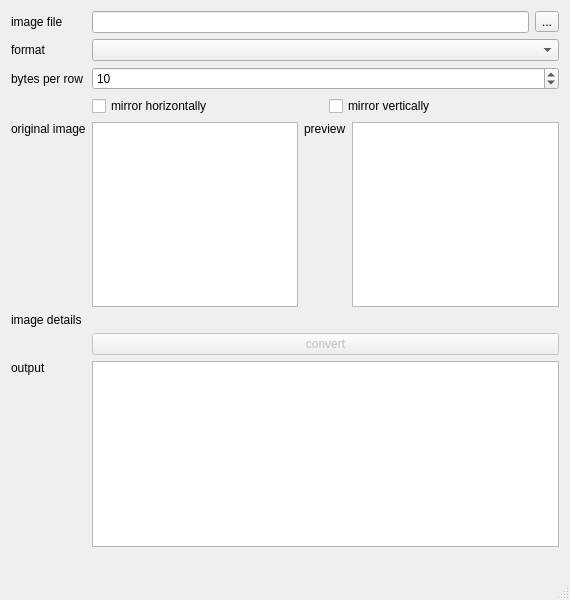
<?xml version="1.0" encoding="UTF-8"?>
<ui version="4.0">
 <class>MainWindow</class>
 <widget class="QMainWindow" name="MainWindow">
  <property name="geometry">
   <rect>
    <x>0</x>
    <y>0</y>
    <width>570</width>
    <height>600</height>
   </rect>
  </property>
  <property name="minimumSize">
   <size>
    <width>570</width>
    <height>600</height>
   </size>
  </property>
  <property name="maximumSize">
   <size>
    <width>570</width>
    <height>600</height>
   </size>
  </property>
  <property name="windowTitle">
   <string>image to c-code converter</string>
  </property>
  <widget class="QWidget" name="centralWidget">
   <layout class="QVBoxLayout" name="verticalLayout_3">
    <item>
     <layout class="QFormLayout" name="formLayout">
      <item row="0" column="0">
       <widget class="QLabel" name="label">
        <property name="text">
         <string>image file</string>
        </property>
       </widget>
      </item>
      <item row="0" column="1">
       <layout class="QHBoxLayout" name="horizontalLayout_2">
        <item>
         <widget class="QLineEdit" name="imagePath"/>
        </item>
        <item>
         <widget class="QToolButton" name="imagePathBrowseButton">
          <property name="text">
           <string>...</string>
          </property>
         </widget>
        </item>
       </layout>
      </item>
      <item row="1" column="0">
       <widget class="QLabel" name="label_5">
        <property name="text">
         <string>format</string>
        </property>
       </widget>
      </item>
      <item row="1" column="1">
       <widget class="QComboBox" name="outputFormatComboBox"/>
      </item>
      <item row="2" column="0">
       <widget class="QLabel" name="label_4">
        <property name="text">
         <string>bytes per row</string>
        </property>
       </widget>
      </item>
      <item row="2" column="1">
       <layout class="QHBoxLayout" name="horizontalLayout_3">
        <item>
         <widget class="QSpinBox" name="bytesPerRowSpinBox">
          <property name="minimum">
           <number>1</number>
          </property>
          <property name="maximum">
           <number>1000</number>
          </property>
          <property name="value">
           <number>10</number>
          </property>
         </widget>
        </item>
       </layout>
      </item>
      <item row="3" column="1">
       <layout class="QHBoxLayout" name="horizontalLayout_6">
        <item>
         <widget class="QCheckBox" name="mirrorHorizontallyCheckBox">
          <property name="text">
           <string>mirror horizontally</string>
          </property>
         </widget>
        </item>
        <item>
         <widget class="QCheckBox" name="mirrorVerticallyCheckBox">
          <property name="text">
           <string>mirror vertically</string>
          </property>
         </widget>
        </item>
       </layout>
      </item>
      <item row="4" column="0">
       <widget class="QLabel" name="label_2">
        <property name="text">
         <string>original image</string>
        </property>
        <property name="alignment">
         <set>Qt::AlignLeading|Qt::AlignLeft|Qt::AlignTop</set>
        </property>
       </widget>
      </item>
      <item row="4" column="1">
       <layout class="QHBoxLayout" name="horizontalLayout_4">
        <item>
         <widget class="QGraphicsView" name="graphicsView">
          <property name="minimumSize">
           <size>
            <width>0</width>
            <height>0</height>
           </size>
          </property>
          <property name="verticalScrollBarPolicy">
           <enum>Qt::ScrollBarAlwaysOff</enum>
          </property>
          <property name="horizontalScrollBarPolicy">
           <enum>Qt::ScrollBarAlwaysOff</enum>
          </property>
         </widget>
        </item>
        <item>
         <spacer name="horizontalSpacer">
          <property name="orientation">
           <enum>Qt::Horizontal</enum>
          </property>
          <property name="sizeHint" stdset="0">
           <size>
            <width>40</width>
            <height>20</height>
           </size>
          </property>
         </spacer>
        </item>
        <item>
         <widget class="QLabel" name="label_6">
          <property name="text">
           <string>preview</string>
          </property>
          <property name="alignment">
           <set>Qt::AlignLeading|Qt::AlignLeft|Qt::AlignTop</set>
          </property>
         </widget>
        </item>
        <item>
         <widget class="QGraphicsView" name="previewImage">
          <property name="minimumSize">
           <size>
            <width>0</width>
            <height>0</height>
           </size>
          </property>
          <property name="verticalScrollBarPolicy">
           <enum>Qt::ScrollBarAlwaysOff</enum>
          </property>
          <property name="horizontalScrollBarPolicy">
           <enum>Qt::ScrollBarAlwaysOff</enum>
          </property>
         </widget>
        </item>
       </layout>
      </item>
      <item row="5" column="0">
       <widget class="QLabel" name="label_8">
        <property name="text">
         <string>image details</string>
        </property>
        <property name="alignment">
         <set>Qt::AlignLeading|Qt::AlignLeft|Qt::AlignTop</set>
        </property>
       </widget>
      </item>
      <item row="5" column="1">
       <widget class="QLabel" name="imageDetailsLabel">
        <property name="text">
         <string/>
        </property>
       </widget>
      </item>
      <item row="6" column="1">
       <widget class="QPushButton" name="convertButton">
        <property name="enabled">
         <bool>false</bool>
        </property>
        <property name="text">
         <string>convert</string>
        </property>
       </widget>
      </item>
      <item row="7" column="0">
       <widget class="QLabel" name="label_3">
        <property name="text">
         <string>output</string>
        </property>
        <property name="alignment">
         <set>Qt::AlignLeading|Qt::AlignLeft|Qt::AlignTop</set>
        </property>
       </widget>
      </item>
      <item row="9" column="1">
       <widget class="QLabel" name="statusLabel">
        <property name="text">
         <string/>
        </property>
       </widget>
      </item>
      <item row="7" column="1">
       <widget class="QPlainTextEdit" name="outputTextEditor">
        <property name="enabled">
         <bool>true</bool>
        </property>
       </widget>
      </item>
     </layout>
    </item>
   </layout>
  </widget>
  <widget class="QStatusBar" name="statusBar"/>
 </widget>
 <layoutdefault spacing="6" margin="11"/>
 <resources/>
 <connections/>
</ui>
